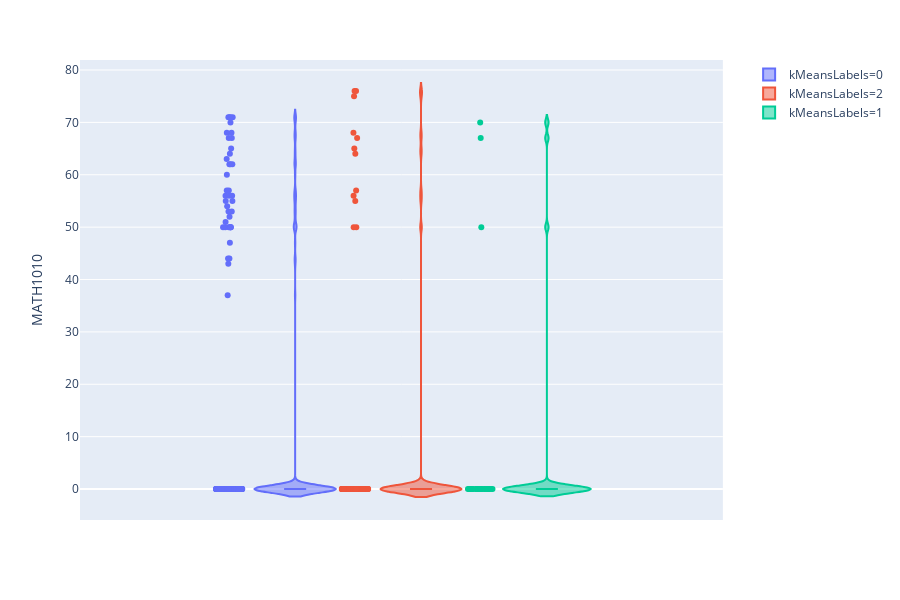

Here is the notebook cell this chart was saved with:
### Code cell
fig = px.violin(df_comb, y="MATH1010", x=None, color="kMeansLabels", box=True, points="all", hover_data = None, violinmode='group')
fig.show()

### Figure 1 — Plotly figure (JSON) as saved in the notebook; plotly's stock layout.template omitted (floating-point values rounded to 4 significant figures; data arrays with more than 128 entries replaced by an {"elided": "..."} marker saying what was removed)
{"data": [{"alignmentgroup": "True", "box": {"visible": true}, "hoverlabel": {"namelength": 0}, "hovertemplate": "kMeansLabels=0<br>MATH1010=%{y}", "legendgroup": "kMeansLabels=0", "marker": {"color": "#636efa"}, "name": "kMeansLabels=0", "offsetgroup": "kMeansLabels=0", "orientation": "v", "points": "all", "scalegroup": "True", "showlegend": true, "type": "violin", "x0": " ", "xaxis": "x", "y": {"elided": "255 int values"}, "y0": " ", "yaxis": "y"}, {"alignmentgroup": "True", "box": {"visible": true}, "hoverlabel": {"namelength": 0}, "hovertemplate": "kMeansLabels=2<br>MATH1010=%{y}", "legendgroup": "kMeansLabels=2", "marker": {"color": "#EF553B"}, "name": "kMeansLabels=2", "offsetgroup": "kMeansLabels=2", "orientation": "v", "points": "all", "scalegroup": "True", "showlegend": true, "type": "violin", "x0": " ", "xaxis": "x", "y": [0, 55, 0, 0, 0, 0, 0, 0, 0, 0, 0, 0, 0, 0, 0, 0, 0, 0, 0, 0, 0, 50, 0, 0, 0, 0, 0, 0, 0, 0, 0, 0, 67, 0, 0, 0, 0, 0, 0, 0, 75, 0, 0, 76, 0, 0, 0, 50, 0, 0, 64, 0, 56, 0, 0, 65, 0, 0, 0, 0, 57, 0, 0, 0, 0, 76, 0, 0, 0, 0, 0, 0, 0, 0, 0, 0, 0, 0, 0, 0, 0, 0, 0, 0, 0, 0, 0, 0, 0, 0, 0, 0, 0, 0, 0, 0, 0, 0, 0, 0, 0, 0, 0, 0, 0, 0, 0, 0, 0, 0, 0, 0, 0, 0, 68, 0], "y0": " ", "yaxis": "y"}, {"alignmentgroup": "True", "box": {"visible": true}, "hoverlabel": {"namelength": 0}, "hovertemplate": "kMeansLabels=1<br>MATH1010=%{y}", "legendgroup": "kMeansLabels=1", "marker": {"color": "#00cc96"}, "name": "kMeansLabels=1", "offsetgroup": "kMeansLabels=1", "orientation": "v", "points": "all", "scalegroup": "True", "showlegend": true, "type": "violin", "x0": " ", "xaxis": "x", "y": [0, 0, 50, 0, 0, 0, 0, 0, 0, 70, 0, 0, 0, 0, 0, 0, 0, 67, 0, 0, 0, 0, 0, 0, 0, 0, 0, 0, 0], "y0": " ", "yaxis": "y"}], "layout": {"height": 600, "legend": {"tracegroupgap": 0}, "margin": {"t": 60}, "violinmode": "group", "xaxis": {"anchor": "y", "domain": [0, 0.98]}, "yaxis": {"anchor": "x", "domain": [0, 1], "title": {"text": "MATH1010"}}}}
